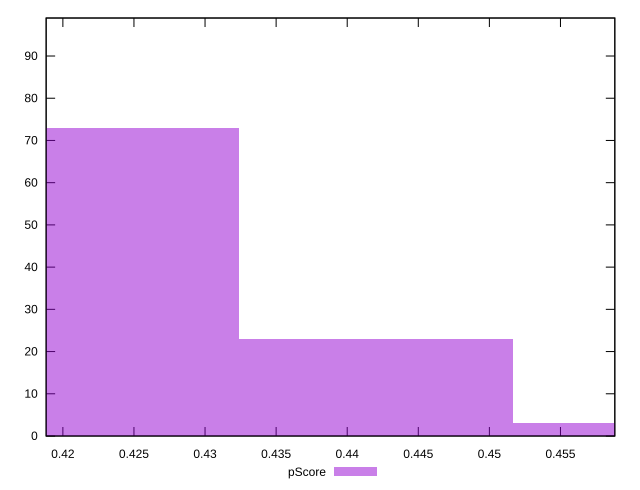

gnuplot code for this plot:
reset

$pScore <<EOF
0.42281214061237576 73
0.44203087427657467 23
0.4612496079407736 3
EOF

set key outside below
set boxwidth 0.0192187336641989
set xrange [0.4188235294117647:0.4588235294117647]
set yrange [0:99]
set trange [0:99]
set style fill transparent solid 0.5 noborder
set terminal svg size 640, 490 enhanced background rgb 'white'
set output "reports/report_00030_2021-02-24T20-42-31.540Z/uses-http2/samples/card/pScore/histogram.svg"

plot $pScore title "pScore" with boxes

reset
